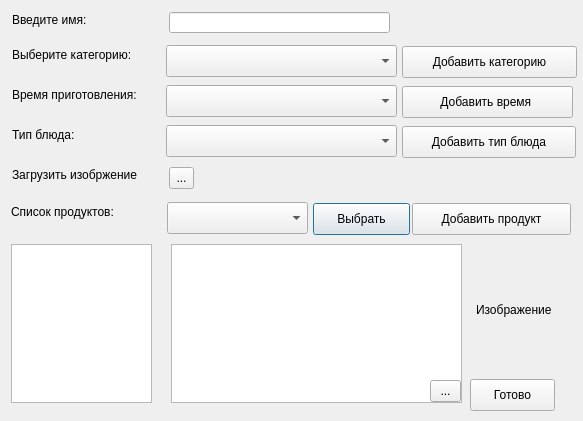
<?xml version="1.0" encoding="UTF-8"?>
<ui version="4.0">
 <class>AddRecept</class>
 <widget class="QDialog" name="AddRecept">
  <property name="geometry">
   <rect>
    <x>0</x>
    <y>0</y>
    <width>583</width>
    <height>421</height>
   </rect>
  </property>
  <property name="windowTitle">
   <string>Dialog</string>
  </property>
  <widget class="QLabel" name="label">
   <property name="geometry">
    <rect>
     <x>12</x>
     <y>12</y>
     <width>85</width>
     <height>16</height>
    </rect>
   </property>
   <property name="text">
    <string>Введите имя:</string>
   </property>
  </widget>
  <widget class="QLabel" name="label_2">
   <property name="geometry">
    <rect>
     <x>12</x>
     <y>47</y>
     <width>139</width>
     <height>16</height>
    </rect>
   </property>
   <property name="text">
    <string>Выберите категорию:</string>
   </property>
  </widget>
  <widget class="QLineEdit" name="lineEdit">
   <property name="geometry">
    <rect>
     <x>169</x>
     <y>12</y>
     <width>221</width>
     <height>21</height>
    </rect>
   </property>
  </widget>
  <widget class="QLabel" name="label_3">
   <property name="geometry">
    <rect>
     <x>12</x>
     <y>87</y>
     <width>144</width>
     <height>16</height>
    </rect>
   </property>
   <property name="text">
    <string>Время приготовления:</string>
   </property>
  </widget>
  <widget class="QLabel" name="label_4">
   <property name="geometry">
    <rect>
     <x>12</x>
     <y>127</y>
     <width>72</width>
     <height>16</height>
    </rect>
   </property>
   <property name="text">
    <string>Тип блюда:</string>
   </property>
  </widget>
  <widget class="QLabel" name="label_6">
   <property name="geometry">
    <rect>
     <x>12</x>
     <y>167</y>
     <width>147</width>
     <height>16</height>
    </rect>
   </property>
   <property name="text">
    <string>Загрузить изобржение</string>
   </property>
  </widget>
  <widget class="QComboBox" name="comboBox">
   <property name="geometry">
    <rect>
     <x>166</x>
     <y>125</y>
     <width>231</width>
     <height>32</height>
    </rect>
   </property>
  </widget>
  <widget class="QComboBox" name="comboBox_3">
   <property name="geometry">
    <rect>
     <x>166</x>
     <y>45</y>
     <width>231</width>
     <height>32</height>
    </rect>
   </property>
  </widget>
  <widget class="QListView" name="listView">
   <property name="geometry">
    <rect>
     <x>11</x>
     <y>244</y>
     <width>141</width>
     <height>159</height>
    </rect>
   </property>
  </widget>
  <widget class="QComboBox" name="comboBox_4">
   <property name="geometry">
    <rect>
     <x>167</x>
     <y>202</y>
     <width>141</width>
     <height>32</height>
    </rect>
   </property>
  </widget>
  <widget class="QPushButton" name="pushButton">
   <property name="geometry">
    <rect>
     <x>313</x>
     <y>203</y>
     <width>97</width>
     <height>32</height>
    </rect>
   </property>
   <property name="text">
    <string>Выбрать</string>
   </property>
  </widget>
  <widget class="QToolButton" name="toolButton">
   <property name="geometry">
    <rect>
     <x>169</x>
     <y>167</y>
     <width>25</width>
     <height>22</height>
    </rect>
   </property>
   <property name="text">
    <string>...</string>
   </property>
  </widget>
  <widget class="QLabel" name="label_5">
   <property name="geometry">
    <rect>
     <x>476</x>
     <y>244</y>
     <width>89</width>
     <height>131</height>
    </rect>
   </property>
   <property name="text">
    <string>Изображение</string>
   </property>
  </widget>
  <widget class="QPushButton" name="pushButton_6">
   <property name="geometry">
    <rect>
     <x>470</x>
     <y>379</y>
     <width>85</width>
     <height>32</height>
    </rect>
   </property>
   <property name="text">
    <string>Готово</string>
   </property>
  </widget>
  <widget class="QListView" name="listView_2">
   <property name="geometry">
    <rect>
     <x>171</x>
     <y>244</y>
     <width>291</width>
     <height>159</height>
    </rect>
   </property>
  </widget>
  <widget class="QToolButton" name="toolButton_2">
   <property name="geometry">
    <rect>
     <x>430</x>
     <y>380</y>
     <width>31</width>
     <height>22</height>
    </rect>
   </property>
   <property name="text">
    <string>...</string>
   </property>
  </widget>
  <widget class="QPushButton" name="pushButton_2">
   <property name="geometry">
    <rect>
     <x>402</x>
     <y>46</y>
     <width>175</width>
     <height>32</height>
    </rect>
   </property>
   <property name="text">
    <string>Добавить категорию</string>
   </property>
  </widget>
  <widget class="QComboBox" name="comboBox_2">
   <property name="geometry">
    <rect>
     <x>166</x>
     <y>85</y>
     <width>231</width>
     <height>32</height>
    </rect>
   </property>
  </widget>
  <widget class="QPushButton" name="pushButton_3">
   <property name="geometry">
    <rect>
     <x>402</x>
     <y>86</y>
     <width>171</width>
     <height>32</height>
    </rect>
   </property>
   <property name="text">
    <string>Добавить время </string>
   </property>
  </widget>
  <widget class="QPushButton" name="pushButton_4">
   <property name="geometry">
    <rect>
     <x>402</x>
     <y>126</y>
     <width>174</width>
     <height>32</height>
    </rect>
   </property>
   <property name="text">
    <string>Добавить тип блюда</string>
   </property>
  </widget>
  <widget class="QLabel" name="label_7">
   <property name="geometry">
    <rect>
     <x>11</x>
     <y>204</y>
     <width>122</width>
     <height>16</height>
    </rect>
   </property>
   <property name="text">
    <string>Список продуктов:</string>
   </property>
  </widget>
  <widget class="QPushButton" name="pushButton_5">
   <property name="geometry">
    <rect>
     <x>412</x>
     <y>203</y>
     <width>159</width>
     <height>32</height>
    </rect>
   </property>
   <property name="text">
    <string>Добавить продукт</string>
   </property>
  </widget>
 </widget>
 <resources/>
 <connections/>
</ui>
